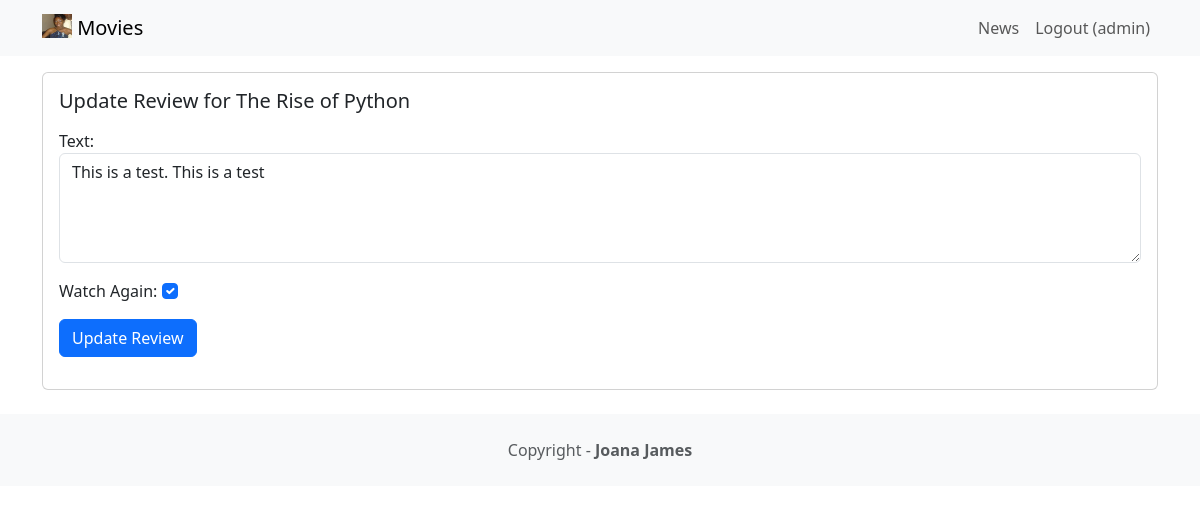
The page /movie/review/1 (signed in) on the database its author committed.
### movie/models.py (models this page shows, shortened)
class Review(models.Model):
    text = models.CharField(max_length=100)
    date = models.DateTimeField(auto_now_add=True)
    user = models.ForeignKey(User,on_delete=models.CASCADE)
    movie = models.ForeignKey(Movie,on_delete=models.CASCADE)
    watchAgain = models.BooleanField()

class Movie(models.Model):
    title = models.CharField(max_length=100)
    description = models.CharField(max_length=250)
    image = models.ImageField(upload_to='movie/images/')
    url = models.URLField(blank=True)

### movie/views.py (the view, shortened to what this page needs)
# urls.py: path('review/<int:review_id>', views.updatereview, name='updatereview'),
@login_required
def updatereview(request, review_id):
    review = get_object_or_404(Review,pk=review_id,user=request.user)
    if request.method == 'GET':
        form = ReviewForm(instance=review)
        return render(request,'updatereview.html',{'review': review,'form': form})

### movie/forms.py
class ReviewForm(ModelForm):
    def __init__ (self, *args, **kwargs):
        super(ModelForm, self).__init__(*args, **kwargs)
        self.fields['text'].widget.attrs.update({'class': 'form-control'})
        self.fields['watchAgain'].widget.attrs.update({'class': 'form-check-input'})
    class Meta:
        model = Review
        fields = ['text', 'watchAgain']
        labels = {'watchAgain': ('Watch Again')}
        widgets = {'text': Textarea(attrs={'rows': 4}),}

### movie/templates/updatereview.html (shortened to what this page needs)
<!DOCTYPE html>
<html lang="en">
<head>
  <link href="https://cdn.jsdelivr.net/npm/bootstrap@5.3.3/dist/css/bootstrap.min.css" rel="stylesheet">
</head>
<body>
{% extends 'base.html' %}
{% block content %}
<div class="card mb-3">
  <div class="row g-0">
    <div>
      <div class="card-body">
        <h5 class="card-title">
          Update Review for {{ review.movie.title }}
        </h5>
        <p class="card-text">
          <form method="POST">
        {{ form.as_p }}
        <button type="submit" class="btn btn-primary">
          Update Review
        </button>
      </form>
        </p>
      </div>
    </div>
  </div>
</div>
{% endblock content %}

### moviereviews/templates/base.html (shortened to what this page needs)
<!DOCTYPE html>
<html lang="en">
<head>
</head>
<body>
<nav class="navbar navbar-expand-lg navbar-light bg-light mb-3">
    <div class="container">
        <a class="navbar-brand" href="{% url 'home' %}">
            {% load static %}
            <img src="{% static 'images/movie.png' %}" alt="" width="30" height="24" class="d-inline-block align-text-top" />
            Movies</a>
        <div class="collapse navbar-collapse" id="navbarNavAltMarkup">
            <div class="navbar-nav ms-auto">
                <a class="nav-link" href="{% url 'news' %}">News</a>
                {% if user.is_authenticated %}
              <a class="nav-link" href="{% url 'logoutaccount' %}">
                Logout ({{ user.username }})
              </a>
            {% endif %}
            </div>
        </div>
    </div>
</nav>
<div class="container">
  {% block content %}
  {% endblock content %}
</div>
<footer class="text-canter text-lg-start bg-light text-muted mt-4">
    <div class="text-center p-4">
        Copyright -
        <a class="text-reset fw-bold text-decoration-none" target="_blank" href="https://twitter.com/joana_james">Joana James</a>
    </div>
</footer>
</body>
</html>

### rows shown on the page
Review: movie "The Rise of Python", text "This is a test. This is a test", watchAgain "☑"

### other values the page prints
{{ user.username }} "admin"
